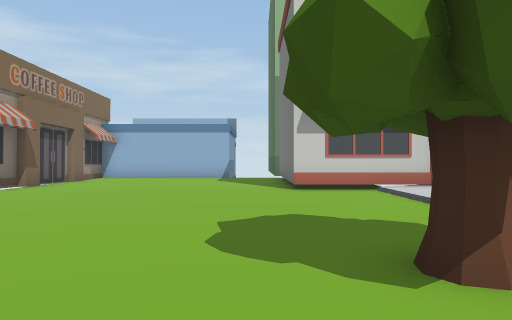
View 1 (above)

24 first-person views from a walk through a 3-D level made in the Unity game engine. The camera is 1.5 m above the floor, looks level and sees 70° across. The floor is counted in squares, 2 m on a side. Each view is taken from the middle of a square. On the plan, view 1 faces up. The plan holds only what a view shows up to about 11 squares ahead; the rest is blank. The place goes on beyond the plan.

View 2
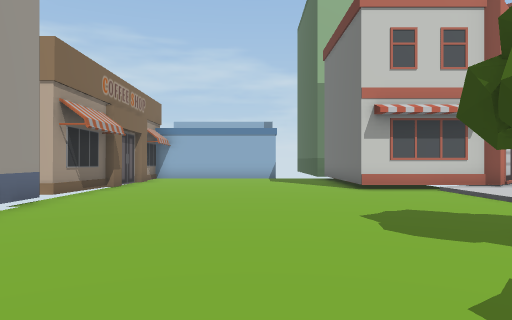

View 3
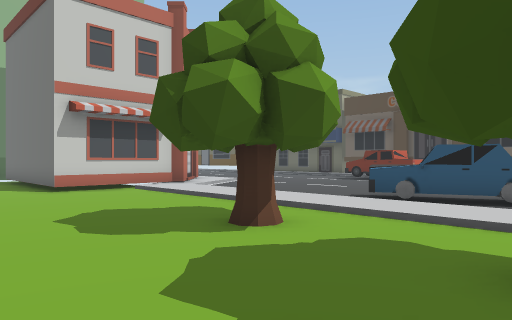

View 4
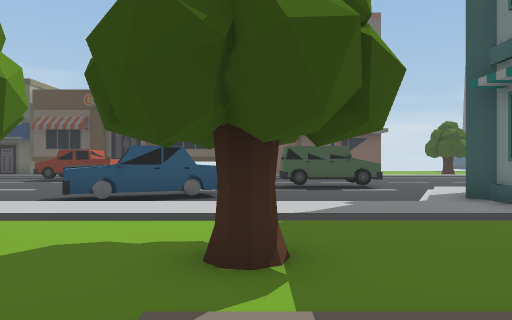

View 5
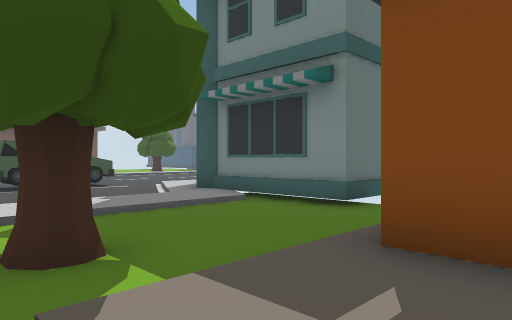

View 6
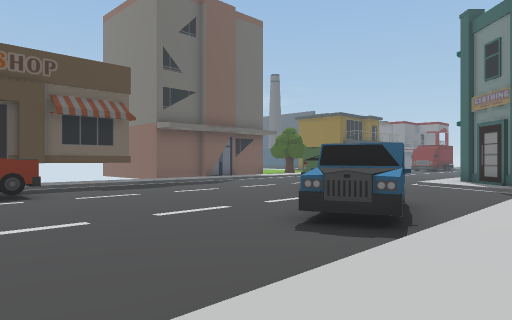

View 7
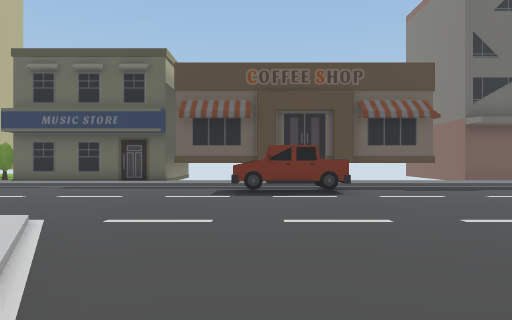

View 8
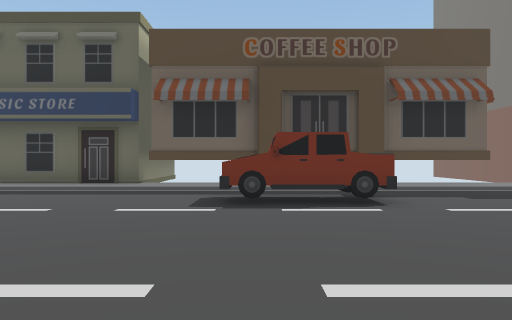

View 9
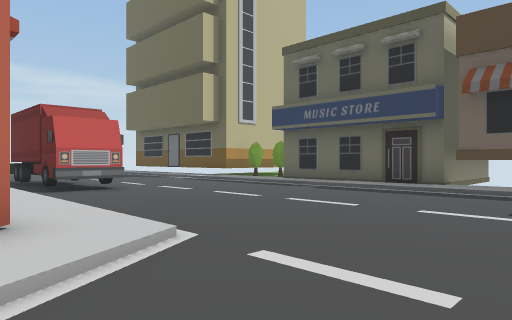

View 10
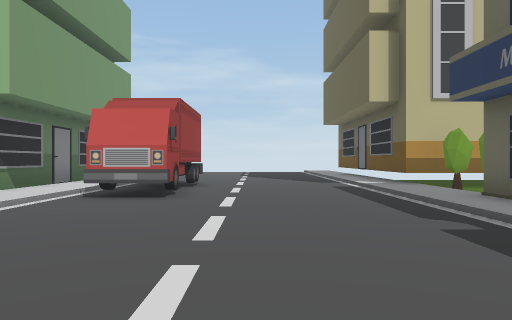

View 11
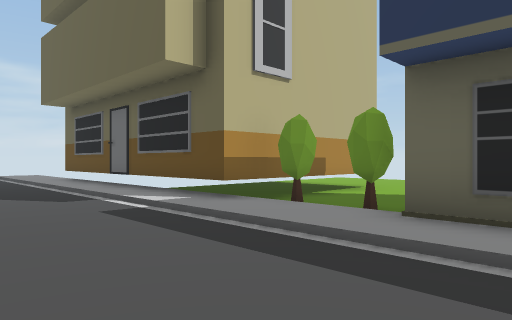

View 12
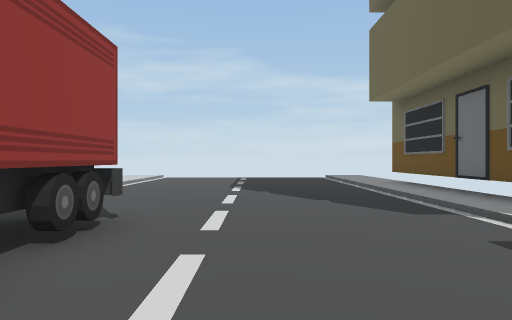

View 13
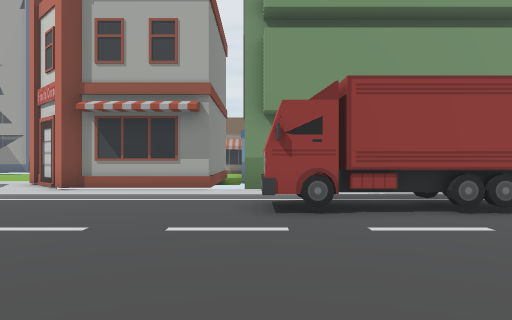

View 14
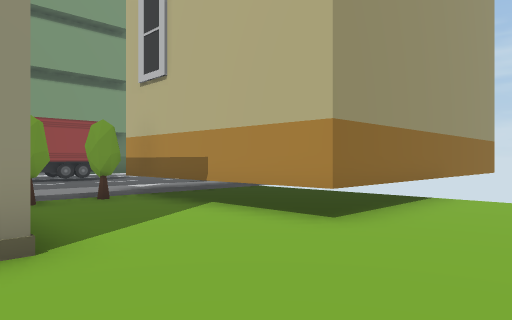

View 15
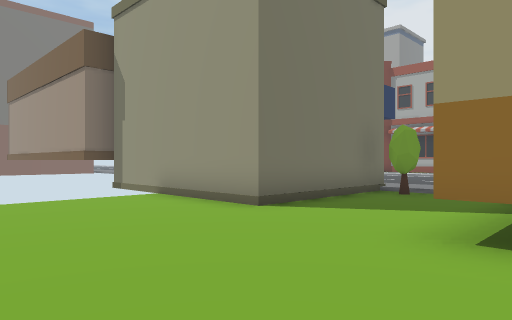

View 16
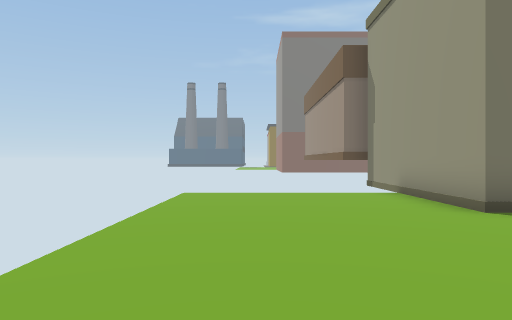

View 17
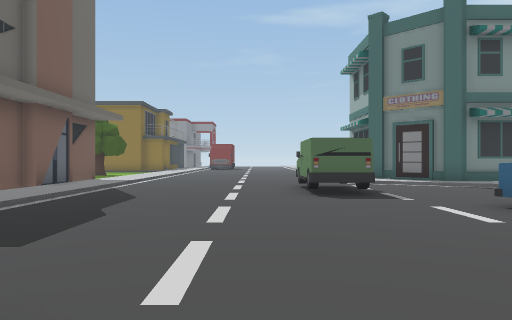

View 18
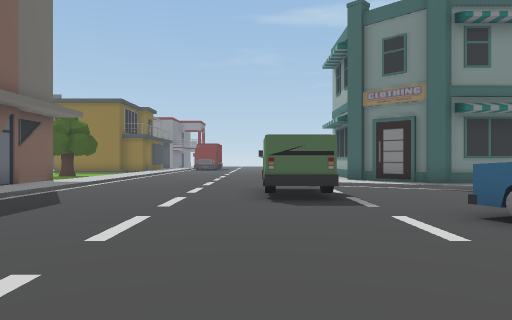

View 19
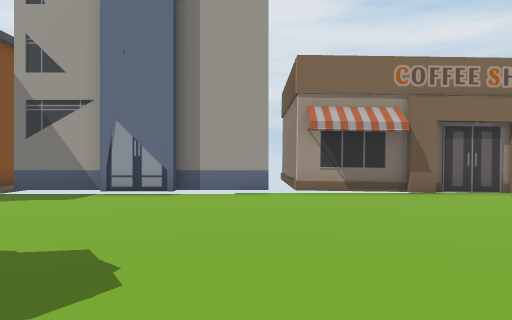

View 20
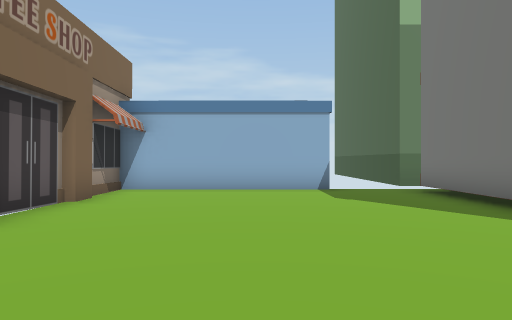

View 21
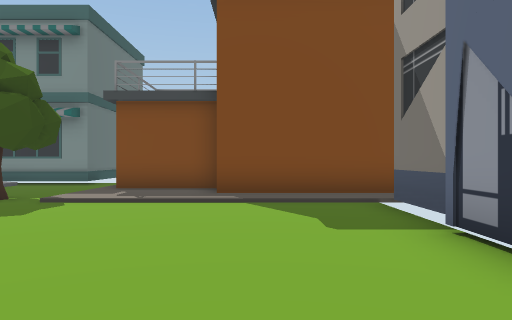

View 22
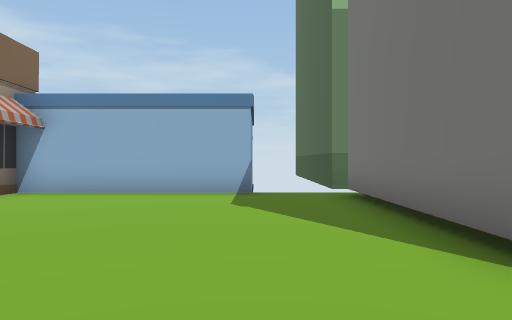

View 23
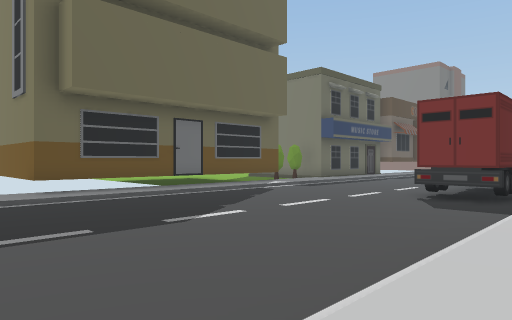

View 24
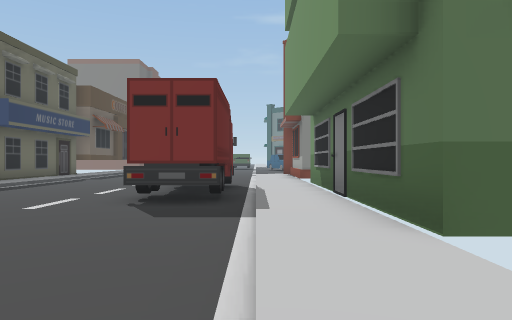

### Floor plan
Key: @ floor where view 1 was taken; # wall or solid block; . main floor; : floor 0.25 m higher than the main floor; / step, stairs or slope; = window, fence, low wall or low ledge; ^ raised ledge; T tree; B building; C car; O other object.
Columns run from 8 left of view 1 to 25 right of it. Each row starts with its distance up from view 1.
 29                : ..
 28                 /....../
 27                :/....../:BBB  #
 26                :/....../B     B
 25                :/....../B     B
 24               B:/....../B     B
 23               B:/....../B    BB
 22               B:/....../B    B..
 21               B:/....../B    B...
 20               B:/OO..../B    B.. .
 19               B:/OO..../BBBBBB....
 18          B    B:/OO..../:O........
 17          B    B:/OO..../:O........
 16  ####### B    B:/OO..../:.........
 15  #........   ^^:/....../:####.....
 14  #.......#    #:/....../:#  #.....
 13  #.......#    #:/....../:#  #.....
 12  #.......#    #:/....../:#  ##
 11  #.......#    #:/....../:#
 10  #.......#==##///....../:####
  9  #........./:#/......../##
  8  #........./:........../#
  7 ^^........./:.......OO./#
  6  B........./:........O./#
  5  B........./:........O./#
  4   B......../:........../#
  3   B......../:.C......../#
  2  B.......T./:CC......../#
  1  B........./:.CC......./#
  0  B......@../:.CC......./:
 -1  :::::::/T./:........../:B
 -2 #####:::/../:....O...../:B
 -3     ####/../:....OO..../:B
 -4         /../:/...O...../:B
 -5         /../:B/......../:B
 -6          BBBBB///....../:B

Where each view was taken, in squares from view 1:
view 1: 0 up, 0 right, facing up
view 2: 1 down, 2 left, facing up
view 3: 1 down, 2 left, facing up-right
view 4: 1 down, 2 left, facing right
view 5: 0 up, 2 left, facing down-right
view 6: 7 up, 3 right, facing down-right
view 7: 7 up, 3 right, facing right
view 8: 7 up, 6 right, facing right
view 9: 7 up, 6 right, facing up-right
view 10: 9 up, 12 right, facing up
view 11: 14 up, 12 right, facing up-right
view 12: 16 up, 12 right, facing up
view 13: 16 up, 16 right, facing left
view 14: 15 up, 24 right, facing up-left
view 15: 20 up, 25 right, facing down-left
view 16: 21 up, 24 right, facing down
view 17: 6 up, 11 right, facing down
view 18: 5 up, 10 right, facing down
view 19: 6 up, 3 right, facing left
view 20: 6 up, 3 left, facing up
view 21: 6 up, 4 left, facing down
view 22: 7 up, 1 left, facing up
view 23: 29 up, 7 right, facing down-right
view 24: 27 up, 8 right, facing down
